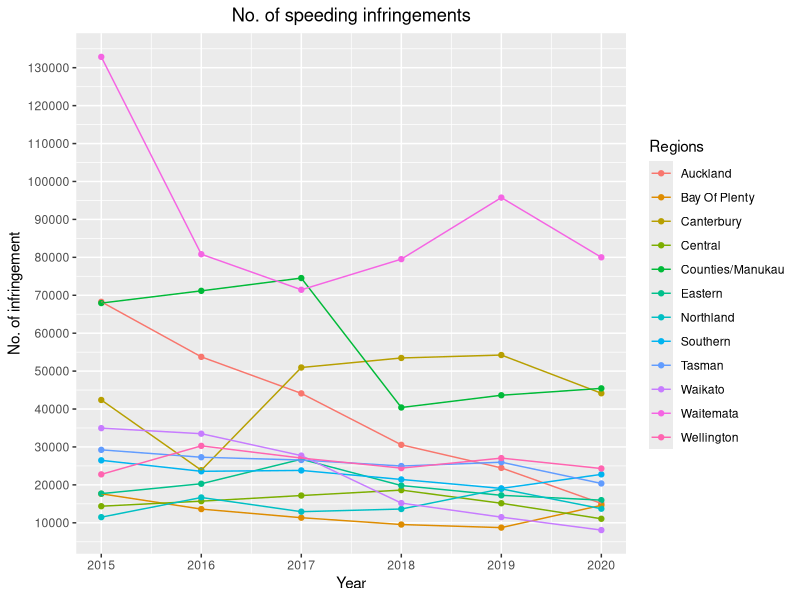
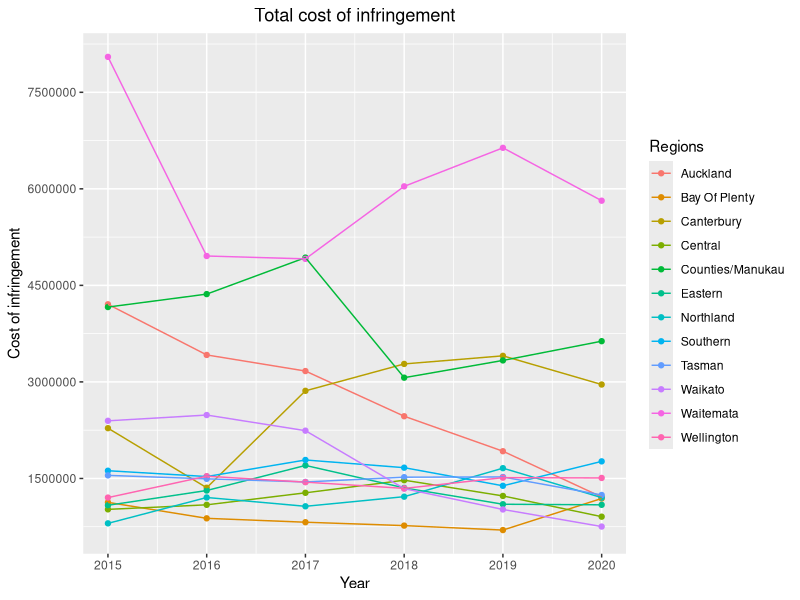
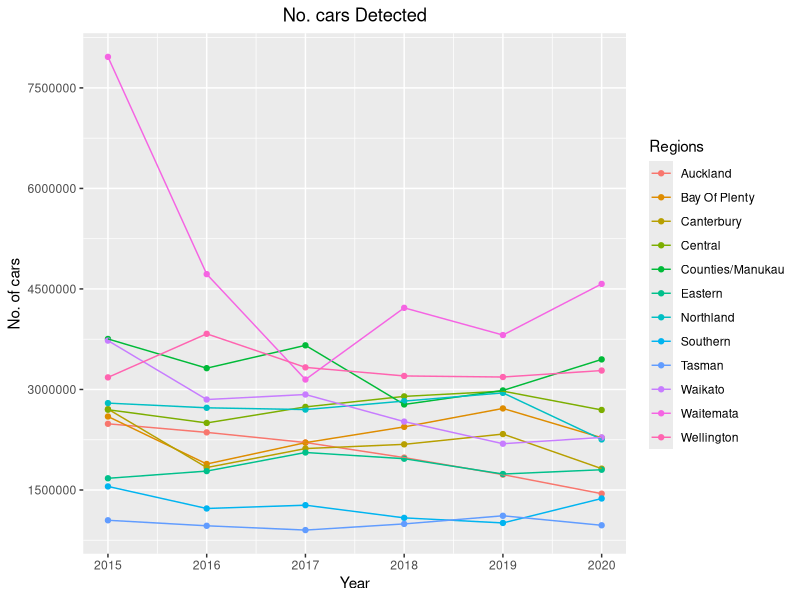
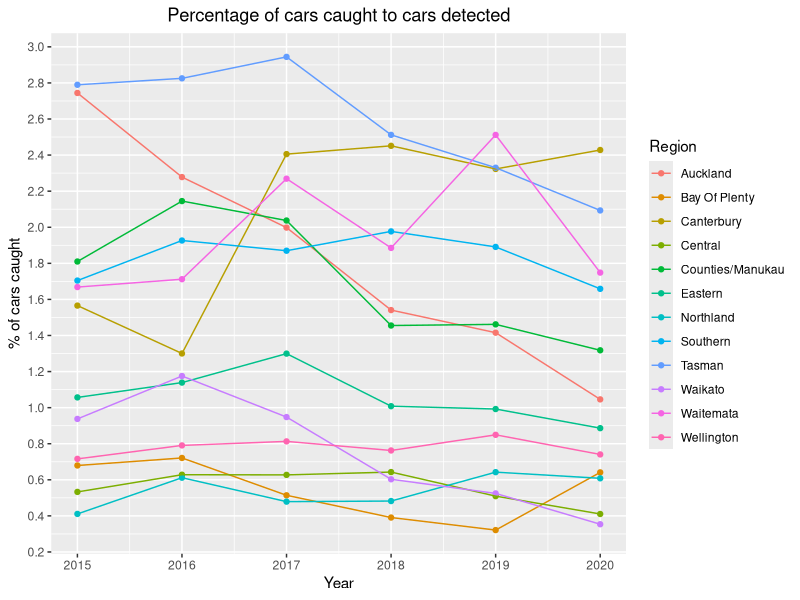
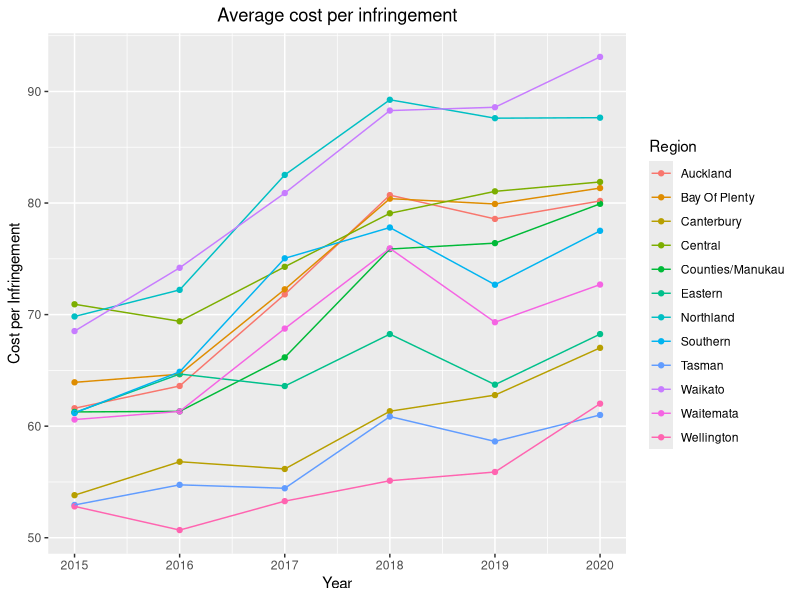
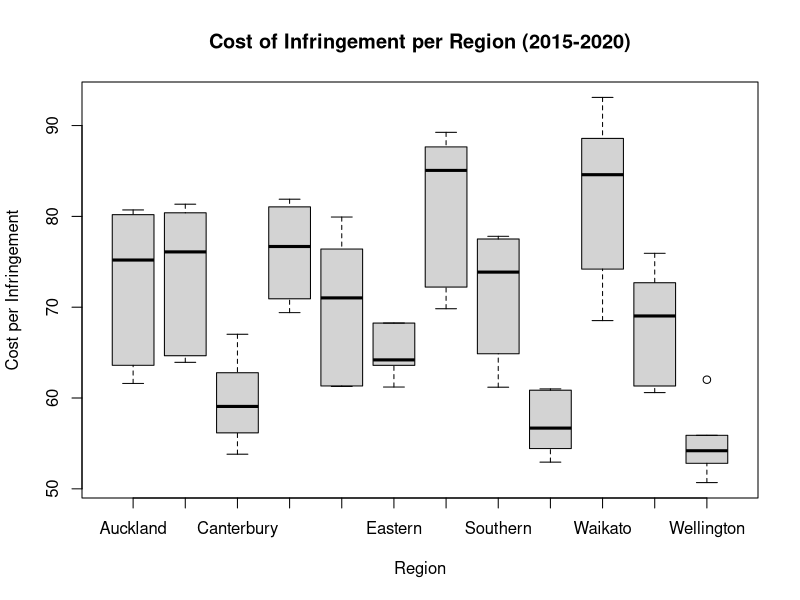

Recreate these plots in R, in order. (Note: this script raises an error after producing the figures.)
library(tidyverse)
library(readxl)
Copy_of_road_policing_driver_offence_data_1jan2009_31dec2020 <- read_excel("Copy of road-policing-driver-offence-data-1jan2009-31dec2020.xlsx", 
                                                                           sheet = "Mobile Speed Camera")


####No. of offences (mobile)####
#removing 2009-2014 data
mcamspeed <- Copy_of_road_policing_driver_offence_data_1jan2009_31dec2020[,-c(3:80)]
#focus on number of offences
mcamspeedoffence <- mcamspeed[1:40,]

#rename first rows
colnames(mcamspeedoffence) = mcamspeedoffence[2, ] # the first row will be the header
mcamspeedoffence = mcamspeedoffence[-1, ]
mcamspeedoffence = mcamspeedoffence[-1, ] 
colnames(mcamspeedoffence)[1] <- "Mobile Camera-issued speed offences"
colnames(mcamspeedoffence)[2] <- "Province"

#manually changing all rows
colnames(mcamspeedoffence)[3:15] <-paste("2015",colnames(mcamspeedoffence[3:15]),sep="_")
colnames(mcamspeedoffence)[16:28] <-paste("2016",colnames(mcamspeedoffence[16:28]),sep="_")
colnames(mcamspeedoffence)[29:41] <-paste("2017",colnames(mcamspeedoffence[29:41]),sep="_")
colnames(mcamspeedoffence)[42:54] <-paste("2018",colnames(mcamspeedoffence[42:54]),sep="_")
colnames(mcamspeedoffence)[55:67] <-paste("2019",colnames(mcamspeedoffence[55:67]),sep="_")
colnames(mcamspeedoffence)[68:80] <-paste("2020",colnames(mcamspeedoffence[68:80]),sep="_")

#replenish as dataframe
mcamspeedoffence<- as.data.frame(mcamspeedoffence)

#replace NA with 0
mcamspeedoffence[is.na(mcamspeedoffence)] <- 0

#changing data to factors and numeric
mcamspeedoffence[,1:2] <- lapply(mcamspeedoffence[,1:2], as.factor)
mcamspeedoffence[,3:80] <- lapply(mcamspeedoffence[,3:80], as.numeric)

#total yearly offences
mcamspeedtotal <- mcamspeedoffence %>% select(ends_with("Total"))

mcamspeedtotal$`Mobile Camera-issued speed offences` <- mcamspeedoffence$`Mobile Camera-issued speed offences`

#sum of offences by region
mcamspeedtotalagg <- aggregate(. ~ mcamspeedtotal$`Mobile Camera-issued speed offences`, mcamspeedtotal, FUN = sum)

#remove redundant data
colnames(mcamspeedtotalagg)[1] <- "Mobile Camera-issued speed offences"
mcamspeedtotalagg = mcamspeedtotalagg[,-8]

#remove suffix
colnames(mcamspeedtotalagg)<-gsub("_Total","",colnames(mcamspeedtotalagg))

#change to long
data_long <- gather(mcamspeedtotalagg, year, count, '2015':'2020', factor_key=TRUE)

#change year to numeric for geom_line
data_long$year <- as.numeric(as.character(data_long$year))

#year,offences,region
ggplot(data_long, aes(`year`,`count`, colour = `Mobile Camera-issued speed offences`)) +
  geom_point() +
  geom_line() +
  scale_y_continuous(breaks = scales::breaks_width(10000)) +
  labs(y = "No. of infringement", x = "Year", colour = "Regions", title =  "No. of speeding infringements") +
  theme(plot.title = element_text(hjust = 0.5))
  

#####cost of speed (mobile camera)####
mcamspeedmon <- mcamspeed[47:86,]

#rename first rows
colnames(mcamspeedmon) = mcamspeedmon[2, ] # the first row will be the header
mcamspeedmon = mcamspeedmon[-1, ]
mcamspeedmon = mcamspeedmon[-1, ] 
colnames(mcamspeedmon)[1] <- "Mobile Camera-issued speed monetary amount"
colnames(mcamspeedmon)[2] <- "Province"

colnames(mcamspeedmon)[3:15] <-paste("2015",colnames(mcamspeedmon[3:15]),sep="_")
colnames(mcamspeedmon)[16:28] <-paste("2016",colnames(mcamspeedmon[16:28]),sep="_")
colnames(mcamspeedmon)[29:41] <-paste("2017",colnames(mcamspeedmon[29:41]),sep="_")
colnames(mcamspeedmon)[42:54] <-paste("2018",colnames(mcamspeedmon[42:54]),sep="_")
colnames(mcamspeedmon)[55:67] <-paste("2019",colnames(mcamspeedmon[55:67]),sep="_")
colnames(mcamspeedmon)[68:80] <-paste("2020",colnames(mcamspeedmon[68:80]),sep="_")

mcamspeedmon <- as.data.frame(mcamspeedmon)

mcamspeedmon[is.na(mcamspeedmon)] <- 0

#changing data to factors and numeric
mcamspeedmon[,1:2] <- lapply(mcamspeedmon[,1:2], as.factor)
mcamspeedmon[,3:80] <- lapply(mcamspeedmon[,3:80], as.numeric)

mcamspeedmoney <- mcamspeedmon %>% select(ends_with("Total"))

mcamspeedmoney$`Mobile Camera-issued speed monetary amount` <- mcamspeedmon$`Mobile Camera-issued speed monetary amount`

#sum of offences by region
mcamspeedmoneyagg <- aggregate(. ~ mcamspeedmoney$`Mobile Camera-issued speed monetary amount`, mcamspeedmoney, FUN = sum)

#remove redundant data
colnames(mcamspeedmoneyagg)[1] <- "Mobile Camera-issued speed monetary amount"
mcamspeedmoneyagg = mcamspeedmoneyagg[,-8]

#remove suffix
colnames(mcamspeedmoneyagg)<-gsub("_Total","",colnames(mcamspeedmoneyagg))

#change to long
money_data_long <- gather(mcamspeedmoneyagg, year, cost, '2015':'2020', factor_key=TRUE)

#change year to numeric for geom_line
money_data_long$year <- as.numeric(as.character(money_data_long$year))

#year,offences,region
ggplot(money_data_long, aes(`year`,`cost`, colour = `Mobile Camera-issued speed monetary amount`)) +
  geom_point() +
  geom_line() +
  scale_y_continuous(breaks = scales::breaks_width(1500000)) +
  labs(y = "Cost of infringement", x = "Year", colour = "Regions", title = "Total cost of infringement") +
  theme(plot.title = element_text(hjust = 0.5))

#####number of cars passed (mobile camera)####
mcamspeeddetect <- mcamspeed[94:133,]

colnames(mcamspeeddetect) = mcamspeeddetect[2, ] # the first row will be the header
mcamspeeddetect = mcamspeeddetect[-1, ]
mcamspeeddetect = mcamspeeddetect[-1, ] 
colnames(mcamspeeddetect)[1] <- "Number of vehicles detected at mobile camera sites"
colnames(mcamspeeddetect)[2] <- "Province"

colnames(mcamspeeddetect)[3:15] <-paste("2015",colnames(mcamspeeddetect[3:15]),sep="_")
colnames(mcamspeeddetect)[16:28] <-paste("2016",colnames(mcamspeeddetect[16:28]),sep="_")
colnames(mcamspeeddetect)[29:41] <-paste("2017",colnames(mcamspeeddetect[29:41]),sep="_")
colnames(mcamspeeddetect)[42:54] <-paste("2018",colnames(mcamspeeddetect[42:54]),sep="_")
colnames(mcamspeeddetect)[55:67] <-paste("2019",colnames(mcamspeeddetect[55:67]),sep="_")
colnames(mcamspeeddetect)[68:80] <-paste("2020",colnames(mcamspeeddetect[68:80]),sep="_")

mcamspeeddetect <- as.data.frame(mcamspeeddetect)

mcamspeeddetect[is.na(mcamspeeddetect)] <- 0

#changing data to factors and numeric
mcamspeeddetect[,1:2] <- lapply(mcamspeeddetect[,1:2], as.factor)
mcamspeeddetect[,3:80] <- lapply(mcamspeeddetect[,3:80], as.numeric)

#detected cars by year
mcamspeeddetyear <- mcamspeeddetect %>% select(ends_with("Total"))

mcamspeeddetyear$`Number of vehicles detected at mobile camera sites` <- mcamspeeddetect$`Number of vehicles detected at mobile camera sites`

#sum of cars by region
mcamspeeddetyearaggr <- aggregate(. ~ mcamspeeddetyear$`Number of vehicles detected at mobile camera sites`, mcamspeeddetyear, FUN = sum)

#remove redundant data
colnames(mcamspeeddetyearaggr)[1] <- "Number of vehicles detected at mobile camera sites"
mcamspeeddetyearaggr = mcamspeeddetyearaggr[,-8]

#remove suffix
colnames(mcamspeeddetyearaggr)<-gsub("_Total","",colnames(mcamspeeddetyearaggr))

#change to long
det_data_long <- gather(mcamspeeddetyearaggr, year, total_cars, '2015':'2020', factor_key=TRUE)

#change year to numeric for geom_line
det_data_long$year <- as.numeric(as.character(det_data_long$year))

#year,offences,region
ggplot(det_data_long, aes(`year`,`total_cars`, colour = `Number of vehicles detected at mobile camera sites`)) +
  geom_point() +
  geom_line() +
  scale_y_continuous(breaks = scales::breaks_width(1500000)) +
  labs(y = "No. of cars", x = "Year", color = 'Regions', title = "No. cars Detected") +
  theme(plot.title = element_text(hjust = 0.5))
  #geom_text(aes(label = `Number of vehicles detected at mobile camera sites`), check_overlap = TRUE) 
  

####joined data####
dlt <- data_long
colnames(dlt)[1] <- "Region"
mlt <- money_data_long
colnames(mlt)[1] <- "Region"
dtlt <- det_data_long
colnames(dtlt)[1] <- "Region"

#Joining all 3 data
dmt <- inner_join(dlt,mlt)
naturaljoined <- inner_join(dmt,dtlt)

colnames(naturaljoined)[3] <- "offences"

#per car caught
naturaljoined <- naturaljoined %>%
  group_by(Region,year) %>% 
  mutate(per_cars_caught = (offences/total_cars) * 100)

ggplot(naturaljoined, aes(year,per_cars_caught, colour = Region)) +
  geom_point() +
  geom_line() +
  scale_y_continuous(breaks = scales::breaks_width(0.2)) +
  labs(y = "% of cars caught", x = "Year", title = "Percentage of cars caught to cars detected")+
theme(plot.title = element_text(hjust = 0.5))

#cost per offence
naturaljoined <- naturaljoined %>%
  group_by(Region,year) %>% 
  mutate(per_cost_offence = (cost/offences))

ggplot(naturaljoined, aes(year,per_cost_offence, colour = Region)) +
  geom_point() +
  geom_line() +
  scale_y_continuous(breaks = scales::breaks_width(10)) +
  labs(y = "Cost per Infringement", x = "Year", title = "Average cost per infringement") +
theme(plot.title = element_text(hjust = 0.5))

plot(naturaljoined$Region,naturaljoined$per_cost_offence, xlab = "Region", ylab = "Cost per Infringement", main = "Cost of Infringement per Region (2015-2020)")

####Archive####
#removing 2009-2010 data
mcamspeed <- Copy_of_road_policing_driver_offence_data_1jan2009_31dec2020[,-c(3:28)]
#manually changing all rows (2011-2020)
colnames(mcamspeedoffence)[3:15] <-paste("2011",colnames(mcamspeedoffence[3:15]),sep="_")
colnames(mcamspeedoffence)[16:28] <-paste("2012",colnames(mcamspeedoffence[16:28]),sep="_")
colnames(mcamspeedoffence)[29:41] <-paste("2013",colnames(mcamspeedoffence[29:41]),sep="_")
colnames(mcamspeedoffence)[42:54] <-paste("2014",colnames(mcamspeedoffence[42:54]),sep="_")
colnames(mcamspeedoffence)[55:67] <-paste("2015",colnames(mcamspeedoffence[55:67]),sep="_")
colnames(mcamspeedoffence)[68:80] <-paste("2016",colnames(mcamspeedoffence[68:80]),sep="_")
colnames(mcamspeedoffence)[81:93] <-paste("2017",colnames(mcamspeedoffence[81:93]),sep="_")
colnames(mcamspeedoffence)[94:106] <-paste("2018",colnames(mcamspeedoffence[94:106]),sep="_")
colnames(mcamspeedoffence)[107:119] <-paste("2019",colnames(mcamspeedoffence[107:119]),sep="_")
colnames(mcamspeedoffence)[120:132] <-paste("2020",colnames(mcamspeedoffence[120:132]),sep="_")

####test test####

mcamspeedt <- mcamspeed[1:40,]

colnames(mcamspeedt) = mcamspeedt[2, ] # the first row will be the header
mcamspeedt = mcamspeedt[-1, ]
mcamspeedt = mcamspeedt[-1, ] 
mcamspeedt = mcamspeedt[,-2 ] 
colnames(mcamspeedt)[1] <- "Mobile Camera-issued speed offences"

mcamspeedt <- mcamspeedt[ , -which(names(mcamspeedt) %in% c("Total"))]
mcamspeedt<- as.data.frame(mcamspeedt)
mcamspeedt[is.na(mcamspeedt)] <- 0

mcamspeedt[2:49] <- as.numeric(mcamspeedt[2:49])

mcamspeedtaggr <- aggregate(. ~mcamspeedt$`Mobile Camera-issued speed offences`,mcamspeedt, FUN = sum)


crazy <- naturaljoined

crazy <- crazy %>%
  group_by(Region,year) %>% 
  mutate(pct_change = (offences/total_cars) * 100)


ggplot(naturaljoined, aes(x="", y=offences, fill= Region)) + 
  geom_bar(width = 1, stat = "identity") +
  coord_polar("y", start=0)

ggplot(naturaljoined, aes(year,per_cost_offence, colour = Region)) +
  geom_density_2d()
  labs(y = "Cost per Offence", x = "Year")
